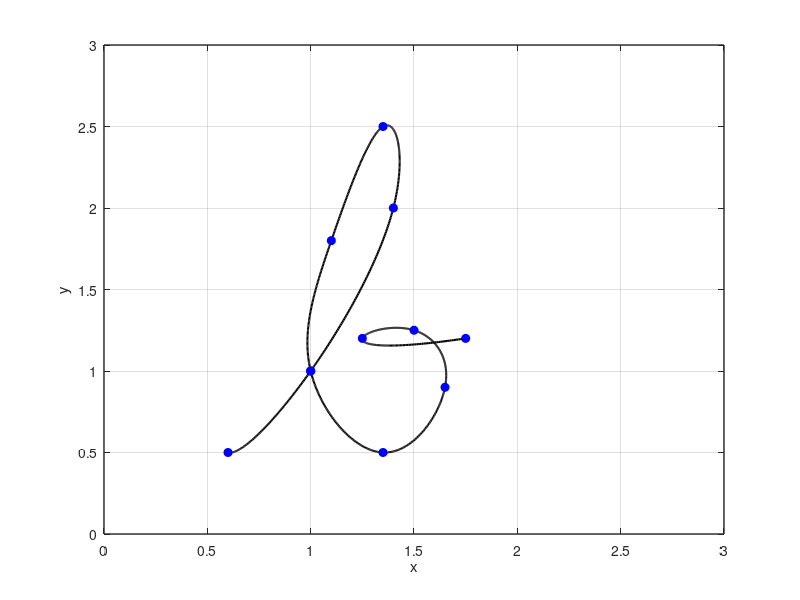

Here is the MATLAB script that generated this plot:
x = [0.6 1 1.4 1.35 1.1 1 1.35 1.65 1.5 1.25 1.75];
y = [0.5 1 2 2.5 1.8 1 0.5 0.9 1.25 1.2 1.2];

n = length(x);
t = 0:n-1;
tt = 0:0.01:n-1;

xx = spline(t, x, tt);
yy = spline(t, y, tt);

figure(1)
plot(xx, yy, 'k', 'LineWidth', 1.5)
hold on
plot(x, y , 'bo', 'MarkerFaceColor', 'b')
axis([0 3 0 3])
grid on
xlabel('x')
ylabel('y')
set(gca, 'FontSize', 10, 'LineWidth', 1)
grid on